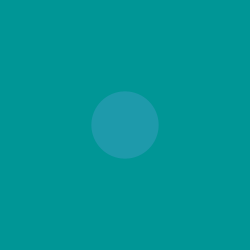
Frame 1 (no input)
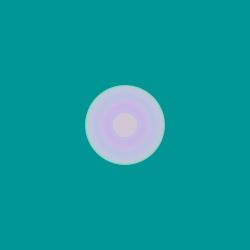
Frame 60 (the mouse pressed at the canvas centre just before this capture)
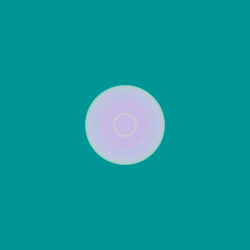
Frame 120 (the mouse held since frame 60 and released just before this capture)

The Processing sketch that drew these frames (run headless with seeded random() and noise(); from frame 60 on, the mouse is pressed at the canvas centre):

// Processing sketch: processing_60894
// ── processing_60894.pde

int counter;

void setup() {  //setup function called initially, only once
  size(250, 250);
  background(0,150,150);  //set background white
  colorMode(HSB);   //set colors to Hue, Saturation, Brightness mode
  counter = 0;
}

void draw() {  //draw function loops 
  counter++;
  noStroke();
  fill(random(255),100,255,50);
  
  if(mousePressed == true) { //add some interaction
    ellipse(mouseX, mouseY, 20, 20);
  }
  else {
    ellipse(width/2, height/2, 80*sin(counter), 80*sin(counter));
  }
}
